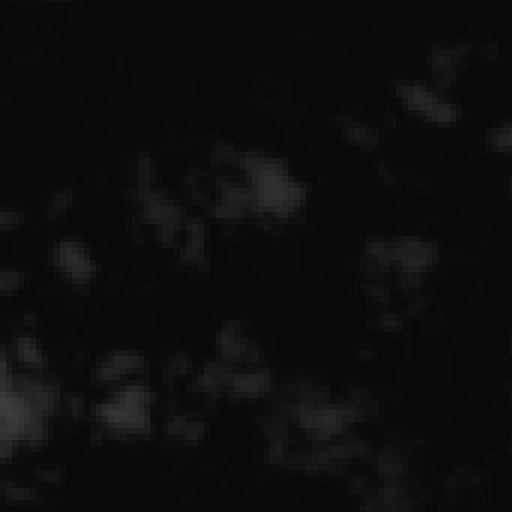
#> input picture cosc-2669/good-cop-bad-cop/data/timeseries/7680-10240-B01-2017-03-12.png, 512 x 512 px, given in place of 7680-10240-B02-2016-12-22.png, which was not available
$ jupyter execute --allow-errors 'Vegetation Index.ipynb'   (text cells are left out)
#> lines starting #> are read from the running program, lines starting #| are printed output that depends on the picture; pictures that were not available may be replaced by others from this repository, and a replacement may not be noted
[cell 1]
import pandas as pd
import numpy as np
from PIL import Image
import matplotlib.pyplot as plt
from matplotlib import image
import glob
import os

[cell 2]
BASE_PATH = '/home/miebakso/Desktop/PROJECT/Good_Crop_Bad_Crop'

[cell 3]
# x 7680,  y 1024
def get_tile_path(x, y, band, date):
    path = f'C:\\Users\\Gladiator\\Documents\\Good_Crop_Bad_Crop\\model\\satelite_data\\phase-01\\data\\sentinel-2a-tile-{x}x-{y}y\\timeseries\\{x}-{y}-{band}-{date}.png'
    return path

[cell 4]
# get the dates
paths = glob.glob(get_tile_path('7680','10240','B01','*'))
dates = []
for path in paths:
    x = len(path)
    dates.append(path[x-14:x-4])

# sort date
dates.sort(key= lambda x: int(''.join(x.split('-'))))

dates[0:5]

[cell 5]
# BAND 2 BLUE
# BAND 3 GREEN
# BAND 4 RED
# BAND 5 VEGETATION RED EDGE
# BAND 6 VEGETATION RED EDGE
# BAND 7 VEGETATION RED EDGE
# BAND 8 NIR
# BAND 8A VEGETATION RED EDGE
# BAND 9 WATER VAPOUR
# BAND 10 SWIR CIRRUS
# BAND 11 SWIR
# BAND 12 SWIR
BLUE = 'B02'
GREEN = 'B03'
RED = 'B04'
NIR = 'B08'

[cell 6]
# get the picture
def get_image(x, y, band, date):
#> called with x = '7680', y = '10240', band = 'B02', date = '2016-12-22'
    path = get_tile_path(x,y,band,date)
    im = image.imread(path)
#> im is the input picture: shape (512, 512) float32; min 0.0325, max 0.24, mean 0.0508
    return im

[cell 7]
temp = get_image('7680','10240','B02','2016-12-22')

[cell 8]
plt.imshow(temp)

[cell 9]
temp

[cell 10]
temp = get_image('7680','10240','B04','2016-12-22')
#> call 2 of get_image, with x = '7680', y = '10240', band = 'B04', date = '2016-12-22'
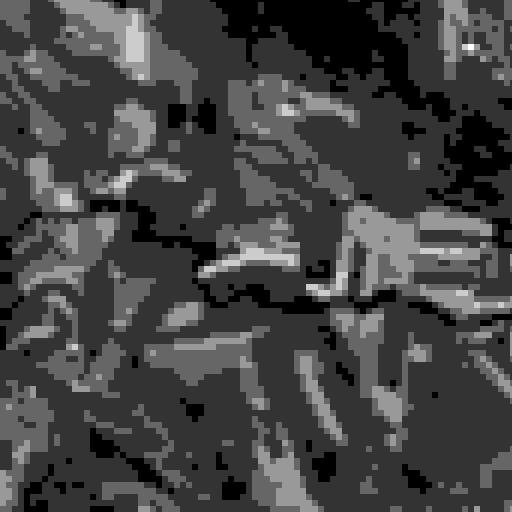
#> input picture cosc-2669/good-cop-bad-cop/data/timeseries/7680-10240-B01-2017-08-19.png, 512 x 512 px, given in place of 7680-10240-B04-2016-12-22.png, which was not available
#> in get_image, im is the input picture: shape (512, 512) float32; min 0.032, max 0.0537, mean 0.0382
plt.imshow(temp)

[cell 11]
def calulcate_NVDI(NIR, RED):
    return (NIR - RED) / (NIR + RED)
#> returned value: shape (512, 512) float32; every value is 0

[cell 12]
red = get_image('7680','10240',RED,'2016-12-22')
nir = get_image('7680','10240',NIR,'2016-12-22')
temp = calulcate_NVDI(nir,red)

[cell 13]
plt.imshow(temp)

[cell 14]
def calculate_ENVDI(NIR, GREEN, BLUE):
    return ((NIR+GREEN) - (2*BLUE)) / ((NIR+GREEN) + (2*BLUE))

[cell 15]
nir = get_image('7680','10240',NIR,'2016-12-22')
#> (the rest of this cell did not finish here and is left out)

[cell 16]
def calulcate_GNDVI(NIR, GREEN):

    return (NIR - GREEN) / (NIR + GREEN)

[cell 17]
nir = get_image('7680','10240',NIR,'2016-12-22')
#> (the rest of this cell did not finish here and is left out)

[cell 18]
def calculate_SIPI(NIR, RED, BLUE):
    division = NIR - RED
    for i in range(0, len(division)):
        for j in range(0, len(division[i])):
            if division[i,j] == 0:
                division[i,j] = np.min(division[i])
    print(NIR -BLUE)
#> (printed output is left out)
    print(division)
#> (printed output is left out)
    result = ((NIR - BLUE) / (division))
#> result: shape (512, 512) float32; every value is NaN or infinite
    return result

[cell 19]
nir = get_image('7680','10240',NIR,'2016-12-22')
red = get_image('7680','10240',RED,'2016-12-22')
blue = get_image('7680','10240',BLUE,'2016-12-22')
temp = calculate_SIPI(nir,red, blue)
plt.imshow(temp)
for i in range(0, len(temp)):
        for j in range(0, len(temp[i])):
            if temp[i,j] <0 or temp[i,j] >2:
                print(nir[i,j])
                print(red[i,j])
                print(blue[i,j])
                print(temp[i,j])
                print()
#> this loop made 512 passes
#> (printed output is left out)

[cell 20]
plt.imshow([[-409,-2,-3,-4,-1, 463]])
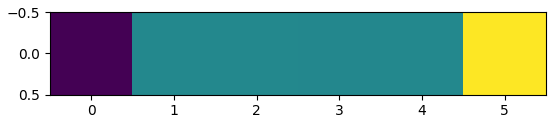
#> figure drawn by matplotlib, 1 panel

[cell 21]
plt.imshow(nir-red)

[cell 22]
temp  = Image.open(get_tile_path('7680','10240','B04','2016-12-22'))
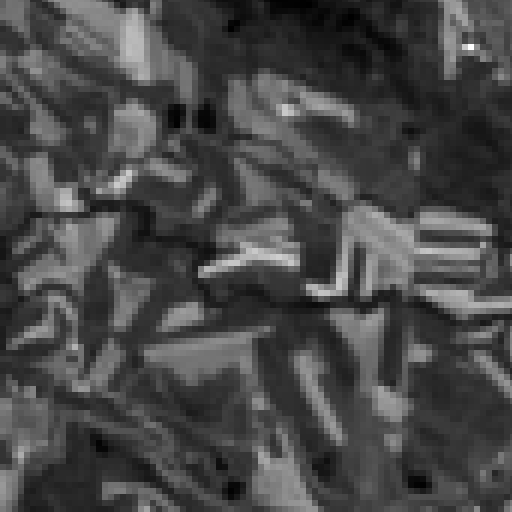
#> temp: PIL image 512x512 I;16; min 2098, max 3520, mean 2503.3; drawn with min black and max white
pixels = np.array(temp.getdata()).reshape(512,512)
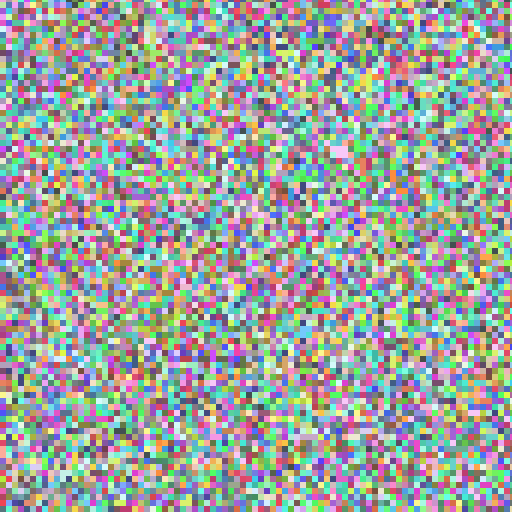
#> pixels: shape (512, 512) int64; 519 distinct labels, from 2098 to 3520; one colour per label, 0 black
pixels

[cell 23]
def get_wavelength(x, y, band, date):
    im = Image.open(get_tile_path(x,y,band,date))
    arr = np.array(im.getdata()).reshape(512,512)
    return arr

[cell 24]
red = get_wavelength('7680','10240',RED,'2016-12-22')
nir = get_wavelength('7680','10240',NIR,'2016-12-22')
temp = calulcate_NVDI(nir,red)
#> in calulcate_NVDI (call 2), `return (NIR - RED) / (NIR + RED)`: returned value: shape (512, 512) float64; every value is 0

[cell 25]
plt.imshow(temp)

[cell 26]
mask_path = '/home/miebakso/Desktop/PROJECT/Good_Crop_Bad_Crop/model/satelite_data/phase-01/data/sentinel-2a-tile-7680x-10240y/masks/sugarcane-region-mask.png'
def get_mask():
    im = Image.open(mask_path)
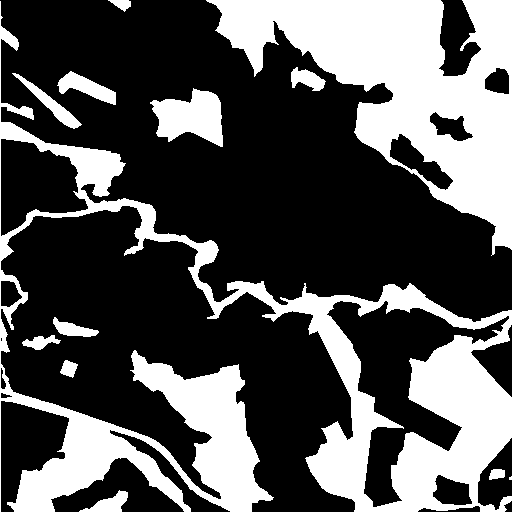
#> input picture cosc-2669/good-cop-bad-cop/model/satelite_data/phase-01/data/sentinel-2a-tile-7680x-10240y/masks/sugarcane-region-mask.png, 512 x 512 px, found by its file name
#> im is the input picture: PIL image 512x512 RGBA; mean R, G, B, A 0, 0, 0, 169.5
    pixels = im.load()
    return pixels

[cell 27]
mask = get_mask()
mask[0,0]
#> Out = (0, 0, 0, 255)

[cell 28]
# method to get the average of the tile divided by n * n filtered by mask
def get_average(image1, mask, n):
    results = []
    length = int(512/n)
    for i in range(0,n):
        for j in range(0,n):
            count = 0;
            result = 0;
            for x in range(0,length):
                for y in range(0,length):
                    x_index = (i*length) + x
                    y_index = (j* length) + y
                    if mask[x_index,y_index] == (0, 0, 0, 255):
                        pixel = image1[x_index,y_index]
                        result += pixel
                        count +=1
            if count == 0:
                results.append(0)
            else:
                results.append(result/count)
    return np.array(results)

#> (a cell that did not finish here is left out)

[cell 30]
X = '7680'
Y = '10240'
n = 8
IS_IN_MASK = (0, 0, 0, 255)
nvdis = []
envdis = []
gnvdis = []
# [19 lines of commented-out code are left out]

[cell 31]
nvdis

[cell 32]
xtick_loc = [i for i in range(0, len(dates))]
#> xtick_loc = [0, 1, 2, 3]

def plot_field_average(results, x):


#> called with x = 4
    for i in range(0,len(results[0])):
        plt.figure(figsize=(12,4), dpi=100)
        result = []
        for tile in results:
            avg = tile[i]
            result.append(avg)
        plt.bar(dates, result, label = str(i))
        plt.xticks(rotation=90)
        plt.legend([str(i)])
        plt.title('Average Sub-tile Value')
        plt.grid(axis='y')
        plt.xlabel('Dates')
        plt.ylabel('VALUE')
        plt.show()

#> (a cell that did not finish here is left out)

#> (a cell that did not finish here is left out)

#> (a cell that did not finish here is left out)

[cell 36]
mask = np.ones((10,12))
mask[0,0] = 0
mask

[cell 37]
def get_partition(image, xStart, yStart, mask):
#> called with xStart = 0, yStart = 0, mask = array of shape (10, 12)
    result = []
    for y in range(0, len(mask)):
        for x in range(0, len(mask[0])):
            # check if the mask pixel is selected then add the img pixel to list
            if mask[y,x]==1:
                result.append(image[yStart+y, xStart+x])
#> after the loop, result = 119 values, max 2736 at index 5, min 2636 at index 0, mean 2691.7
    return np.array(result)

[cell 38]
temp = get_wavelength('7680','10240',RED,'2016-12-22')
res = get_partition(temp, 0,0, mask)
#> res has the same summary as result in get_partition
print(len(res))

[cell 39]
res
#> Out has the same summary as result in get_partition

[cell 40]
def get_avg_vegetation_index(vi, X, Y, xStart, yStart, mask):
    result = []
    avg = []
    upper = []
    lower = []
    for date in dates[0:12]:
        red = get_wavelength(X,Y,RED,date)
        blue = get_wavelength(X,Y,BLUE,date)
        green = get_wavelength(X,Y,GREEN,date)
        nir = get_wavelength(X,Y,NIR,date)

        if vi == 'NVDI':
            nvdi = calulcate_NVDI(nir, red)
            res = get_partition(nvdi, xStart, yStart, mask)
            average = np.average(res)
            sd = np.std(res)

            avg.append(average)
            upper.append(average+(2*sd))
            lower.append(average-(2*sd))
            result.append(res)
    dict = {}
    dict['result'] = result
    dict['avg'] = avg
    dict['upper'] = upper
    dict['lower'] = lower
    return dict

[cell 41]
X = '7680'
Y = '10240'
xStart = 0
yStart = 0
mask = np.ones((20,20))

#> (a cell that did not finish here is left out)

[cell 43]
temp

[cell 44]
xlabels = []
#> xlabels = []
result = []
xlabel2 = []
#> (the rest of this cell did not finish here and is left out)
